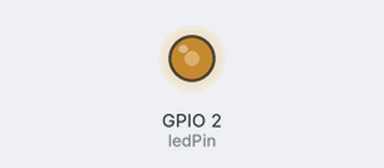
A sketch run on a simulated ESP32. Parts: output pins drawn as LEDs (lit = HIGH).

Above: at 0.05 s.
At 6.0 s:
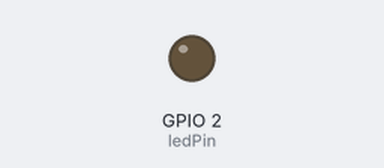
Timing chart, 0 to 7.8 s (numbered marks = the images above):
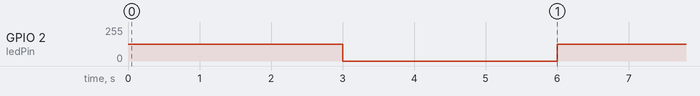

Measured:
- by itself, GPIO 2 (ledPin): alternates 127/255 for 3.0 s and 0/255 for 3.0 s

The sketch:

test_PWM.ino
```cpp
// the number of the LED pin
const int ledPin = 2;  // 16 corresponds to GPIO16

// setting PWM properties
const int freq = 5000;
const int ledChannel = 0;
const int resolution = 8;

void setup(){
  // configure LED PWM functionalitites
  ledcSetup(ledChannel, freq, resolution);

  // attach the channel to the GPIO to be controlled
  ledcAttachPin(ledPin, ledChannel);
}

void loop(){
  // increase the LED brightness
// changing the LED brightness with PWM

ledcWrite(ledChannel, 127);
delay(3000);

ledcWrite(ledChannel, 0);
delay(3000);
}
```
